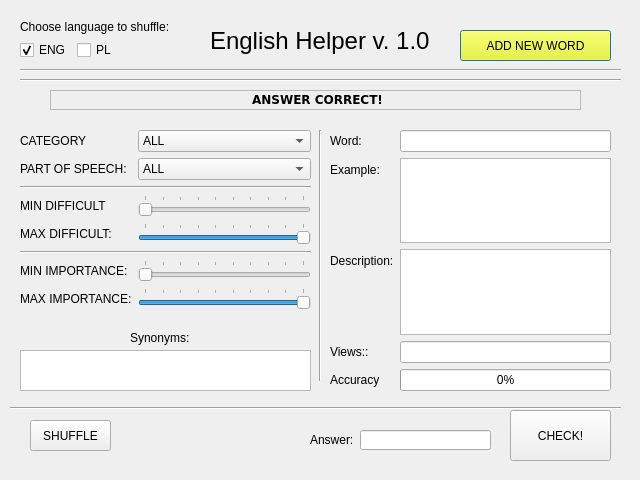
<?xml version="1.0" encoding="UTF-8"?>
<ui version="4.0">
 <class>Dialog</class>
 <widget class="QDialog" name="Dialog">
  <property name="geometry">
   <rect>
    <x>0</x>
    <y>0</y>
    <width>640</width>
    <height>480</height>
   </rect>
  </property>
  <property name="windowTitle">
   <string>English Helper</string>
  </property>
  <widget class="QLabel" name="answerLabel">
   <property name="geometry">
    <rect>
     <x>310</x>
     <y>430</y>
     <width>71</width>
     <height>20</height>
    </rect>
   </property>
   <property name="text">
    <string>Answer:</string>
   </property>
  </widget>
  <widget class="QPushButton" name="pushButton">
   <property name="geometry">
    <rect>
     <x>460</x>
     <y>30</y>
     <width>151</width>
     <height>31</height>
    </rect>
   </property>
   <property name="palette">
    <palette>
     <active>
      <colorrole role="Button">
       <brush brushstyle="SolidPattern">
        <color alpha="255">
         <red>255</red>
         <green>255</green>
         <blue>0</blue>
        </color>
       </brush>
      </colorrole>
      <colorrole role="Midlight">
       <brush brushstyle="SolidPattern">
        <color alpha="255">
         <red>239</red>
         <green>239</green>
         <blue>0</blue>
        </color>
       </brush>
      </colorrole>
     </active>
     <inactive>
      <colorrole role="Button">
       <brush brushstyle="SolidPattern">
        <color alpha="255">
         <red>255</red>
         <green>255</green>
         <blue>0</blue>
        </color>
       </brush>
      </colorrole>
      <colorrole role="Midlight">
       <brush brushstyle="SolidPattern">
        <color alpha="255">
         <red>239</red>
         <green>239</green>
         <blue>0</blue>
        </color>
       </brush>
      </colorrole>
     </inactive>
     <disabled>
      <colorrole role="Button">
       <brush brushstyle="SolidPattern">
        <color alpha="255">
         <red>255</red>
         <green>255</green>
         <blue>0</blue>
        </color>
       </brush>
      </colorrole>
      <colorrole role="Midlight">
       <brush brushstyle="SolidPattern">
        <color alpha="255">
         <red>239</red>
         <green>239</green>
         <blue>0</blue>
        </color>
       </brush>
      </colorrole>
     </disabled>
    </palette>
   </property>
   <property name="text">
    <string>ADD NEW WORD</string>
   </property>
  </widget>
  <widget class="QWidget" name="formLayoutWidget_2">
   <property name="geometry">
    <rect>
     <x>20</x>
     <y>20</y>
     <width>160</width>
     <height>50</height>
    </rect>
   </property>
   <layout class="QFormLayout" name="formLayout_6">
    <item row="1" column="0">
     <widget class="QCheckBox" name="checkBox_3">
      <property name="text">
       <string>ENG</string>
      </property>
      <property name="checked">
       <bool>true</bool>
      </property>
     </widget>
    </item>
    <item row="1" column="1">
     <widget class="QCheckBox" name="checkBox_4">
      <property name="enabled">
       <bool>true</bool>
      </property>
      <property name="text">
       <string>PL</string>
      </property>
      <property name="checkable">
       <bool>true</bool>
      </property>
     </widget>
    </item>
    <item row="0" column="0" colspan="2">
     <widget class="QLabel" name="label_16">
      <property name="text">
       <string>Choose language to shuffle:</string>
      </property>
     </widget>
    </item>
   </layout>
  </widget>
  <widget class="QWidget" name="formLayoutWidget_3">
   <property name="geometry">
    <rect>
     <x>330</x>
     <y>130</y>
     <width>281</width>
     <height>261</height>
    </rect>
   </property>
   <layout class="QFormLayout" name="formLayout_7">
    <item row="0" column="0">
     <widget class="QLabel" name="wordLabel_2">
      <property name="text">
       <string>Word:</string>
      </property>
     </widget>
    </item>
    <item row="0" column="1">
     <widget class="QLineEdit" name="slowoLineEdit_2"/>
    </item>
    <item row="1" column="0">
     <widget class="QLabel" name="exampleLabel_2">
      <property name="text">
       <string>Example:</string>
      </property>
     </widget>
    </item>
    <item row="3" column="0">
     <widget class="QLabel" name="descriptionLabel_2">
      <property name="text">
       <string>Description:</string>
      </property>
     </widget>
    </item>
    <item row="4" column="1">
     <widget class="QLineEdit" name="viewsLineEdit_2"/>
    </item>
    <item row="5" column="0">
     <widget class="QLabel" name="label_17">
      <property name="text">
       <string>Accuracy</string>
      </property>
     </widget>
    </item>
    <item row="5" column="1">
     <widget class="QProgressBar" name="progressBar_2">
      <property name="value">
       <number>0</number>
      </property>
     </widget>
    </item>
    <item row="1" column="1">
     <widget class="QTextEdit" name="textEdit_3"/>
    </item>
    <item row="3" column="1">
     <widget class="QTextEdit" name="textEdit_4"/>
    </item>
    <item row="4" column="0">
     <widget class="QLabel" name="iloscWyswietlenLabel_2">
      <property name="text">
       <string>Views::</string>
      </property>
     </widget>
    </item>
   </layout>
  </widget>
  <widget class="Line" name="line_2">
   <property name="geometry">
    <rect>
     <x>310</x>
     <y>130</y>
     <width>20</width>
     <height>251</height>
    </rect>
   </property>
   <property name="orientation">
    <enum>Qt::Vertical</enum>
   </property>
  </widget>
  <widget class="QLabel" name="headerLabel">
   <property name="geometry">
    <rect>
     <x>210</x>
     <y>20</y>
     <width>221</width>
     <height>41</height>
    </rect>
   </property>
   <property name="font">
    <font>
     <pointsize>18</pointsize>
    </font>
   </property>
   <property name="text">
    <string>English Helper v. 1.0</string>
   </property>
  </widget>
  <widget class="QLineEdit" name="answerLineEdit">
   <property name="geometry">
    <rect>
     <x>360</x>
     <y>430</y>
     <width>131</width>
     <height>20</height>
    </rect>
   </property>
  </widget>
  <widget class="QLabel" name="mainAnswerLabel">
   <property name="geometry">
    <rect>
     <x>50</x>
     <y>90</y>
     <width>531</width>
     <height>20</height>
    </rect>
   </property>
   <property name="palette">
    <palette>
     <active>
      <colorrole role="WindowText">
       <brush brushstyle="SolidPattern">
        <color alpha="255">
         <red>0</red>
         <green>0</green>
         <blue>255</blue>
        </color>
       </brush>
      </colorrole>
     </active>
     <inactive>
      <colorrole role="WindowText">
       <brush brushstyle="SolidPattern">
        <color alpha="255">
         <red>0</red>
         <green>0</green>
         <blue>255</blue>
        </color>
       </brush>
      </colorrole>
     </inactive>
     <disabled>
      <colorrole role="WindowText">
       <brush brushstyle="SolidPattern">
        <color alpha="255">
         <red>120</red>
         <green>120</green>
         <blue>120</blue>
        </color>
       </brush>
      </colorrole>
     </disabled>
    </palette>
   </property>
   <property name="font">
    <font>
     <family>Verdana</family>
     <pointsize>9</pointsize>
     <weight>75</weight>
     <bold>true</bold>
    </font>
   </property>
   <property name="layoutDirection">
    <enum>Qt::LeftToRight</enum>
   </property>
   <property name="frameShape">
    <enum>QFrame::StyledPanel</enum>
   </property>
   <property name="frameShadow">
    <enum>QFrame::Sunken</enum>
   </property>
   <property name="midLineWidth">
    <number>10</number>
   </property>
   <property name="text">
    <string>&lt;html&gt;&lt;head/&gt;&lt;body&gt;&lt;p align=&quot;center&quot;&gt;&lt;span style=&quot; color:#000000;&quot;&gt;ANSWER CORRECT!&lt;/span&gt;&lt;/p&gt;&lt;/body&gt;&lt;/html&gt;</string>
   </property>
  </widget>
  <widget class="QPushButton" name="shuffleButton">
   <property name="geometry">
    <rect>
     <x>30</x>
     <y>420</y>
     <width>81</width>
     <height>31</height>
    </rect>
   </property>
   <property name="text">
    <string>SHUFFLE</string>
   </property>
  </widget>
  <widget class="QPushButton" name="checkButton">
   <property name="geometry">
    <rect>
     <x>510</x>
     <y>410</y>
     <width>101</width>
     <height>51</height>
    </rect>
   </property>
   <property name="text">
    <string>CHECK!</string>
   </property>
  </widget>
  <widget class="Line" name="line">
   <property name="geometry">
    <rect>
     <x>20</x>
     <y>70</y>
     <width>601</width>
     <height>20</height>
    </rect>
   </property>
   <property name="orientation">
    <enum>Qt::Horizontal</enum>
   </property>
  </widget>
  <widget class="Line" name="line_6">
   <property name="geometry">
    <rect>
     <x>20</x>
     <y>60</y>
     <width>601</width>
     <height>20</height>
    </rect>
   </property>
   <property name="orientation">
    <enum>Qt::Horizontal</enum>
   </property>
  </widget>
  <widget class="Line" name="line_7">
   <property name="geometry">
    <rect>
     <x>10</x>
     <y>400</y>
     <width>611</width>
     <height>16</height>
    </rect>
   </property>
   <property name="orientation">
    <enum>Qt::Horizontal</enum>
   </property>
  </widget>
  <widget class="QWidget" name="formLayoutWidget">
   <property name="geometry">
    <rect>
     <x>20</x>
     <y>130</y>
     <width>291</width>
     <height>201</height>
    </rect>
   </property>
   <layout class="QFormLayout" name="formLayout_2">
    <item row="0" column="0">
     <widget class="QLabel" name="categoryLabel_2">
      <property name="text">
       <string>CATEGORY</string>
      </property>
     </widget>
    </item>
    <item row="0" column="1">
     <widget class="QComboBox" name="kategoriaComboBox_2">
      <item>
       <property name="text">
        <string>ALL</string>
       </property>
      </item>
     </widget>
    </item>
    <item row="1" column="0">
     <widget class="QLabel" name="partOfSpeechLabel_2">
      <property name="text">
       <string>PART OF SPEECH:</string>
      </property>
     </widget>
    </item>
    <item row="1" column="1">
     <widget class="QComboBox" name="czescMowyComboBox_2">
      <item>
       <property name="text">
        <string>ALL</string>
       </property>
      </item>
     </widget>
    </item>
    <item row="2" column="0" colspan="2">
     <widget class="Line" name="line_4">
      <property name="orientation">
       <enum>Qt::Horizontal</enum>
      </property>
     </widget>
    </item>
    <item row="3" column="0">
     <widget class="QLabel" name="minDiffLabel_2">
      <property name="text">
       <string>MIN DIFFICULT</string>
      </property>
     </widget>
    </item>
    <item row="3" column="1">
     <widget class="QSlider" name="horizontalSlider_5">
      <property name="minimumSize">
       <size>
        <width>160</width>
        <height>22</height>
       </size>
      </property>
      <property name="minimum">
       <number>1</number>
      </property>
      <property name="maximum">
       <number>10</number>
      </property>
      <property name="pageStep">
       <number>1</number>
      </property>
      <property name="value">
       <number>1</number>
      </property>
      <property name="sliderPosition">
       <number>1</number>
      </property>
      <property name="orientation">
       <enum>Qt::Horizontal</enum>
      </property>
      <property name="tickPosition">
       <enum>QSlider::TicksAbove</enum>
      </property>
      <property name="tickInterval">
       <number>1</number>
      </property>
     </widget>
    </item>
    <item row="4" column="0">
     <widget class="QLabel" name="maxDiffLabel_2">
      <property name="text">
       <string>MAX DIFFICULT:</string>
      </property>
     </widget>
    </item>
    <item row="4" column="1">
     <widget class="QSlider" name="horizontalSlider_6">
      <property name="minimumSize">
       <size>
        <width>160</width>
        <height>22</height>
       </size>
      </property>
      <property name="minimum">
       <number>1</number>
      </property>
      <property name="maximum">
       <number>10</number>
      </property>
      <property name="pageStep">
       <number>1</number>
      </property>
      <property name="value">
       <number>10</number>
      </property>
      <property name="sliderPosition">
       <number>10</number>
      </property>
      <property name="tracking">
       <bool>true</bool>
      </property>
      <property name="orientation">
       <enum>Qt::Horizontal</enum>
      </property>
      <property name="invertedAppearance">
       <bool>false</bool>
      </property>
      <property name="invertedControls">
       <bool>false</bool>
      </property>
      <property name="tickPosition">
       <enum>QSlider::TicksAbove</enum>
      </property>
     </widget>
    </item>
    <item row="5" column="0" colspan="2">
     <widget class="Line" name="line_8">
      <property name="orientation">
       <enum>Qt::Horizontal</enum>
      </property>
     </widget>
    </item>
    <item row="6" column="0">
     <widget class="QLabel" name="minImportanceLabel_2">
      <property name="text">
       <string>MIN IMPORTANCE:</string>
      </property>
     </widget>
    </item>
    <item row="6" column="1">
     <widget class="QSlider" name="horizontalSlider_7">
      <property name="minimumSize">
       <size>
        <width>160</width>
        <height>22</height>
       </size>
      </property>
      <property name="minimum">
       <number>1</number>
      </property>
      <property name="maximum">
       <number>10</number>
      </property>
      <property name="pageStep">
       <number>1</number>
      </property>
      <property name="value">
       <number>1</number>
      </property>
      <property name="sliderPosition">
       <number>1</number>
      </property>
      <property name="orientation">
       <enum>Qt::Horizontal</enum>
      </property>
      <property name="tickPosition">
       <enum>QSlider::TicksAbove</enum>
      </property>
     </widget>
    </item>
    <item row="7" column="0">
     <widget class="QLabel" name="maxImportanceLabel_2">
      <property name="text">
       <string>MAX IMPORTANCE:</string>
      </property>
     </widget>
    </item>
    <item row="7" column="1">
     <widget class="QSlider" name="horizontalSlider_8">
      <property name="minimumSize">
       <size>
        <width>160</width>
        <height>22</height>
       </size>
      </property>
      <property name="minimum">
       <number>1</number>
      </property>
      <property name="maximum">
       <number>10</number>
      </property>
      <property name="pageStep">
       <number>1</number>
      </property>
      <property name="value">
       <number>10</number>
      </property>
      <property name="sliderPosition">
       <number>10</number>
      </property>
      <property name="orientation">
       <enum>Qt::Horizontal</enum>
      </property>
      <property name="invertedAppearance">
       <bool>false</bool>
      </property>
      <property name="invertedControls">
       <bool>false</bool>
      </property>
      <property name="tickPosition">
       <enum>QSlider::TicksAbove</enum>
      </property>
     </widget>
    </item>
   </layout>
  </widget>
  <widget class="QPlainTextEdit" name="synonymsTextEdit">
   <property name="geometry">
    <rect>
     <x>20</x>
     <y>350</y>
     <width>291</width>
     <height>41</height>
    </rect>
   </property>
  </widget>
  <widget class="QLabel" name="synonymsLabel">
   <property name="geometry">
    <rect>
     <x>130</x>
     <y>330</y>
     <width>81</width>
     <height>16</height>
    </rect>
   </property>
   <property name="text">
    <string>Synonyms:</string>
   </property>
  </widget>
 </widget>
 <resources/>
 <connections/>
</ui>
